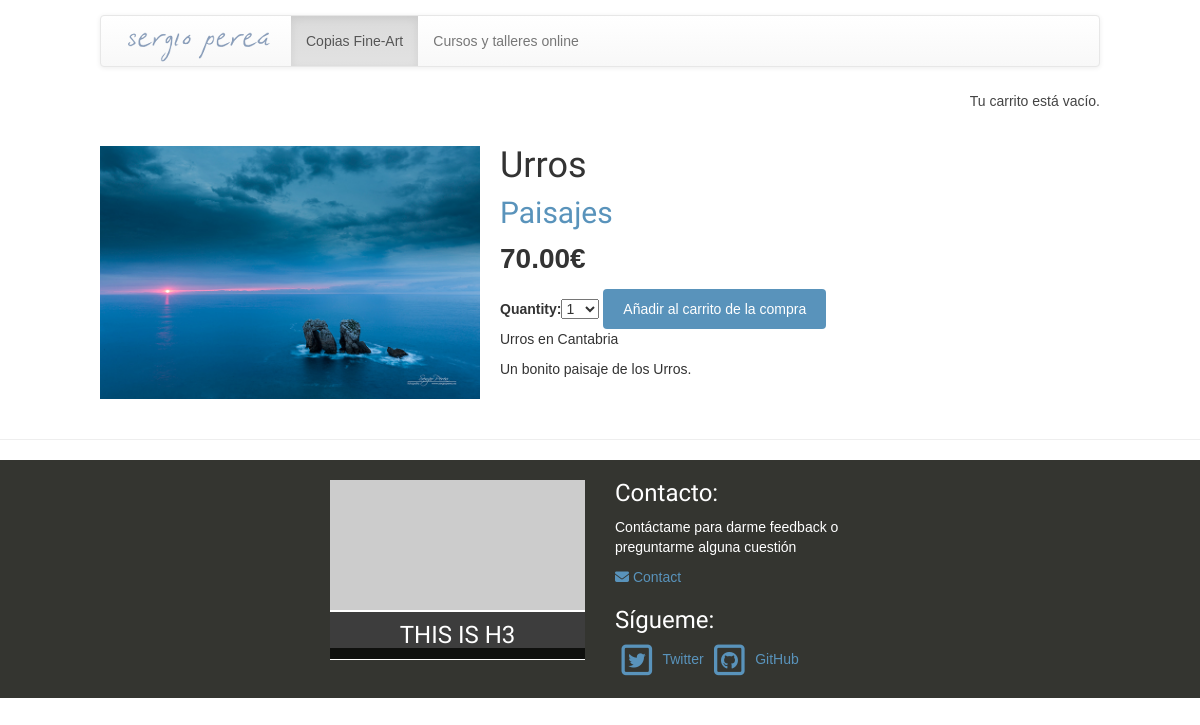
The page /1/urros/ on the database its author committed.
### shop/models.py (models this page shows, shortened)
class Product(models.Model):
    category = models.ForeignKey(Category, related_name='products')
    size = models.ForeignKey(ProductSize, related_name='products')
    name = models.CharField(max_length=200, db_index=True)
    slug = models.SlugField(max_length=200, db_index=True)
    image = models.ImageField(upload_to='products/%Y/%m/%d', blank=True)
    description = models.TextField(blank=True)
    price = models.DecimalField(max_digits=10, decimal_places=2)
    stock = models.PositiveIntegerField()
    available = models.BooleanField(default=True)
    created = models.DateTimeField(auto_now_add=True)
    updated = models.DateTimeField(auto_now=True)
    class Meta:
        ordering = ('-created',)
        index_together = (('id', 'slug'),)

class Category(models.Model):
    name = models.CharField(max_length=200, db_index=True)
    slug = models.SlugField(max_length=200, db_index=True, unique=True)
    class Meta:
        ordering = ('name',)
        verbose_name = 'category'
        verbose_name_plural = 'categories'
    def __str__(self):
        return self.name
    def get_absolute_url(self):
        return reverse('shop:product_list_by_category', args=[self.slug])

### shop/views.py (the view)
# urls.py: url(r'^(?P<id>\d+)/(?P<slug>[-\w]+)/$', views.product_detail, name='product_detail'),
def product_detail(request, id, slug):
    product = get_object_or_404(Product, id=id, slug=slug, available=True)
    cart_product_form = CartAddProductForm()
    return render(request,
                  'shop/product/detail.html',
                  {'product': product,
                   'cart_product_form': cart_product_form})

### cart/forms.py
class CartAddProductForm(forms.Form):
    quantity = forms.TypedChoiceField(choices=PRODUCT_QUANTITY_CHOICES,
                                      coerce=int)
    update = forms.BooleanField(required=False,
                                initial=False,
                                widget=forms.HiddenInput)

### cart/cart.py (called while the page is built)
    def __len__(self):
        return sum(item['quantity'] for item in self.cart.values())

### cart/context_processors.py (called while the page is built)
def cart(request):
    return {'cart': Cart(request) }

### shop/templates/shop/product/detail.html (shortened to what this page needs)
{% extends "shop/base.html" %}
{% load static %}
{% block content %}
    <div class="product-detail">
        <img src="{% if product.image %}{{ product.image.url }}{% else %}{% static "img/no_image.png" %}{% endif %}">
        <h1>{{ product.name }}</h1>
        <h2><a href="{{ product.category.get_absolute_url }}">{{ product.category }}</a></h2>
        <p class="price">{{ product.price }}€</p>
        <form action="{% url "cart:cart_add" product.id %}" method="post">
            {{ cart_product_form }}
            <input type="submit" value="Añadir al carrito de la compra">
        </form>
        {{ product.description|linebreaks }}
    </div>
{% endblock %}

### shop/static/css/base.css (style rules this page uses)
body { margin:0; padding:0; font-family:helvetica, sans-serif; }
h1, h2, h3, h4, h5 , h6 { font-family: 'Ubuntu', sans-serif; font-weight:normal; }
a { text-decoration:none; color:#5993bb; }
a.button, input[type="submit"] { color:#fff; background:#5993bb; border-radius:4px; padding:10px 20px; font-size:14px; border:0; }
.product-detail { text-align:justify; }
.product-detail .price { color:#333; font-size:28px; font-weight:bold; }
.product-detail img { width:40%; float:left; padding:0 20px 20px 0; }
.product-detail h1 { margin-bottom:0; }
.product-detail h2 { margin-top:10px; }

### rows shown on the page
Product: image (picture), name "Urros", category "Paisajes", price "70.00", description "Urros en Cantabria Un bonito paisaje de los Urros."
